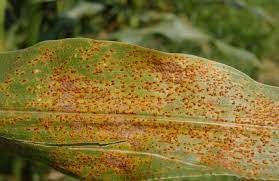
#> input picture test_images/rust.jpeg, 279 x 181 px
$ jupyter execute --allow-errors 'Color Index Test.ipynb'
#> lines starting #> are read from the running program, lines starting #| are printed output that depends on the picture; after the words box and inside, x2 and y2 are one past the last pixel; in counts of white or black regions, pixels touching at a corner belong together
[cell 1]
import cv2
import numpy as np
import matplotlib.pyplot as plt

[cell 2]
image = cv2.cvtColor(cv2.imread('./rust.jpeg'), cv2.COLOR_BGR2RGB)
hsv_image = cv2.cvtColor(image, cv2.COLOR_RGB2HSV)
#> hsv_image: shape (181, 279, 3); mean H, S, V 26.6, 166, 130.8


plt.imshow(image)

[cell 3]
def stretch_contrast(image):
    '''
    Function to perform contrast stretching given an input image.

    Inputs =>
    image : numpy.ndarray representation of the image (must be only one channel)

    Returns =>
    con_image : min-max contrast stretched representation of the input image

    '''

    con_image = np.copy(image).reshape(-1)

    #min intensity
    min_i = np.amin(con_image)
    #max intensity
    max_i = np.amax(con_image)

    for idx, pixel in enumerate(con_image):

        con_image[idx] = 255 * ((pixel - min_i) / (max_i - min_i))

    #reshape and return
    con_image = con_image.reshape(image.shape)
    con_image = con_image.astype("uint8")

    return con_image

[cell 4]
def find_mask_contour_area(image, mask):
    kernel = cv2.getStructuringElement(cv2.MORPH_RECT, (3, 3))
    opening = cv2.morphologyEx(mask, cv2.MORPH_OPEN, kernel, iterations=1)
    # cv2.imshow("opening", opening)
    cnts = cv2.findContours(opening, cv2.RETR_EXTERNAL, cv2.CHAIN_APPROX_SIMPLE)
    cnts = cnts[0] if len(cnts) == 2 else cnts[1]

    area = 0
    for c in cnts:
        area += cv2.contourArea(c)
        cv2.drawContours(image, [c], 0, (0, 0, 0), 2)

    return area

[cell 5]
 # Set threshold
lower_green = (10, 10, 10)
upper_green = (130, 255, 255)


mask = cv2.inRange(hsv_image, lower_green, upper_green)
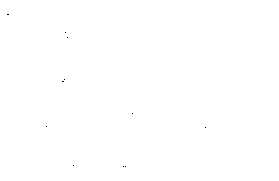
#> mask: shape (181, 279); 100% white; black in thin lines or dots, all inside (x1, y1, x2, y2) = (7, 14, 206, 167)
result = cv2.bitwise_and(image, image, mask=mask)

area = find_mask_contour_area(image, mask)
#> in find_mask_contour_area, `cnts = cv2.findContours(opening, cv2.RETR_EXTERNAL, cv2.CHAIN_APPROX_S..`: cnts = 1 contour; box (x1, y1, x2, y2) and area: (0, 0, 279, 181) 50040
#> in find_mask_contour_area, `cnts = cnts[0] if len(cnts) == 2 else cnts[1]`: cnts = [[[0, 0], [0, 180], [278, 180], [278, 0]]]
#> the loop in find_mask_contour_area, `for c in cnts:` made 1 pass
#> (c, area) on pass 1: ([[0, 0], [0, 180], [278, 180], [278, 0]], 50040)
#> after the loop in find_mask_contour_area, `for c in cnts:`:
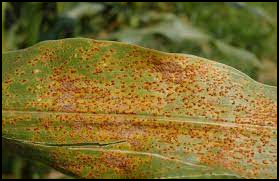
#> image: shape (181, 279, 3); mean R, G, B 123.8, 106.9, 46.4
#> after the loop in find_mask_contour_area, `for c in cnts:`: area = 50040
#> area = 50040
print(area)
#| 50040.0

plt.subplot(1, 2, 1)
plt.imshow(mask, cmap="gray")
plt.subplot(1, 2, 2)
plt.imshow(result)
plt.show()
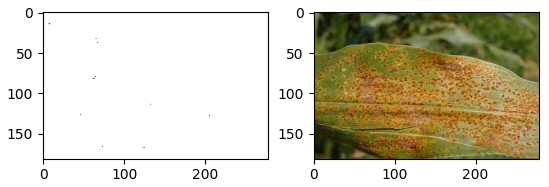
#> figure drawn by matplotlib, 2 panels

$ run again, with test_images/data.jpg copied over test_images/rust.jpeg
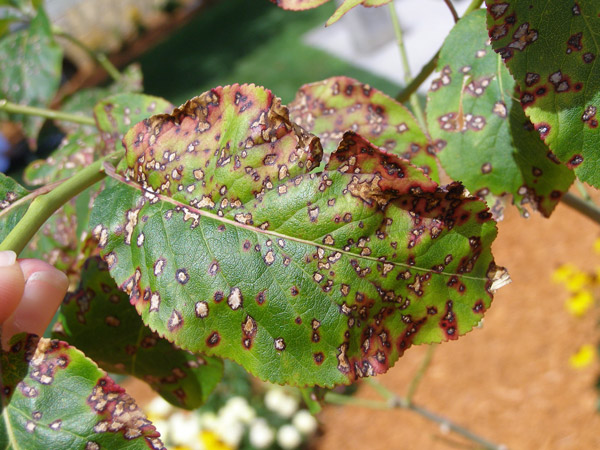
#> input picture test_images/data.jpg, 600 x 450 px
#> hsv_image: shape (450, 600, 3); mean H, S, V 38.2, 124.4, 148.1
#> `mask = cv2.inRange(hsv_image, lower_green, upper_green)`:
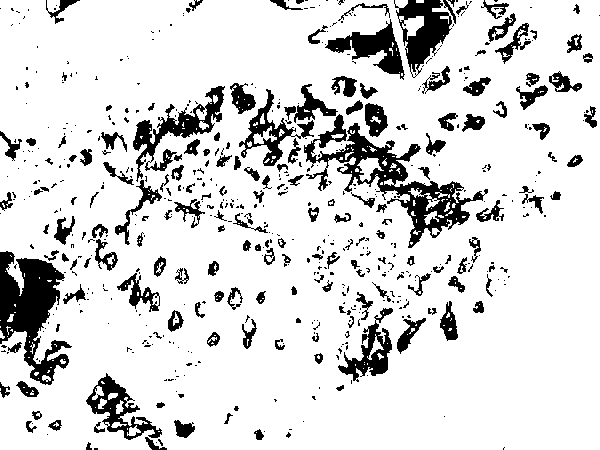
#> mask: shape (450, 600); 85.3% white; 575 black regions (400 under 20 px), largest, box (x1, y1, x2, y2) and area: (304, 114, 488, 248) 5286, (0, 251, 72, 385) 4745, (133, 86, 225, 182) 2238
#> opening: shape (450, 600); 83.6% white; 368 black regions (208 under 20 px)
#> cnts = 26 contours, 11 with area under 20; largest, box (x1, y1, x2, y2) and area: (0, 0, 600, 450) 256212, (8, 261, 24, 288) 183, (450, 0, 466, 13) 86, (92, 386, 104, 400) 56, (129, 428, 140, 436) 54
#> the loop in find_mask_contour_area, `for c in cnts:` made 26 passes
#> area on passes 1 to 8: 29, 82.5, 111.5, 134.5, 185, 226, 261.5, 317.5
#> after the loop in find_mask_contour_area, `for c in cnts:`:
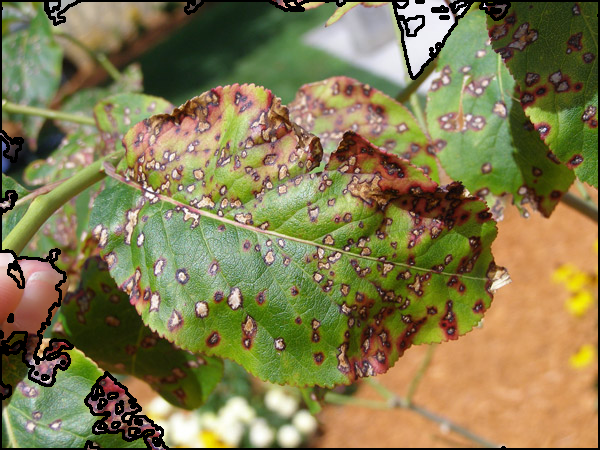
#> image: shape (450, 600, 3); mean R, G, B 131.2, 123, 78.8
#> after the loop in find_mask_contour_area, `for c in cnts:`: area = 257020.5
#| 257020.5

$ run again, with test_images/spot2.jpg copied over test_images/rust.jpeg
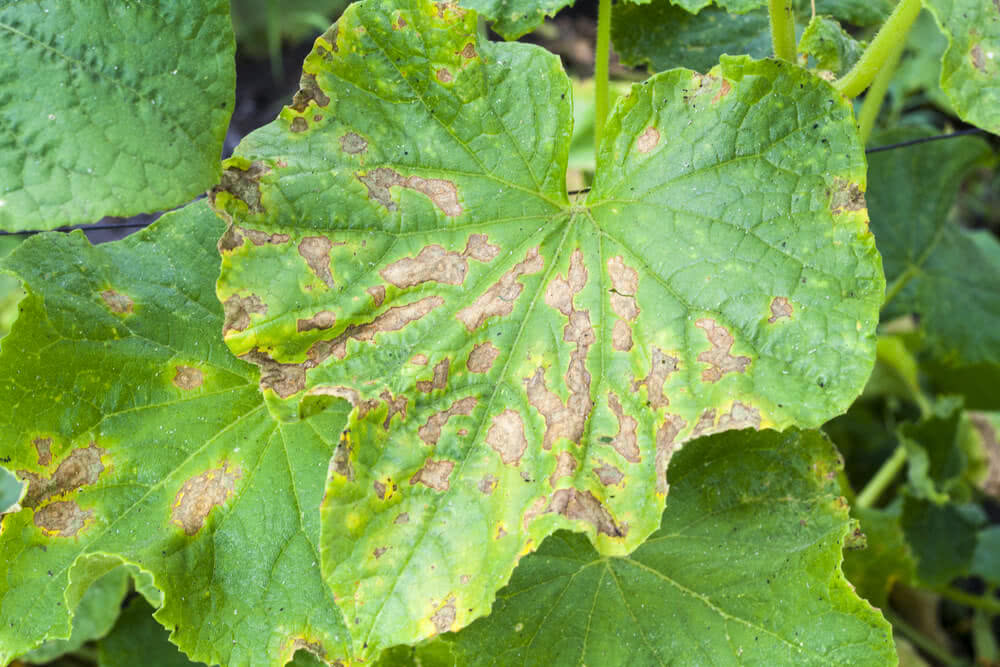
#> input picture test_images/spot2.jpg, 1000 x 667 px
#> hsv_image: shape (667, 1000, 3); mean H, S, V 45.3, 136.6, 165.3
#> `mask = cv2.inRange(hsv_image, lower_green, upper_green)`:
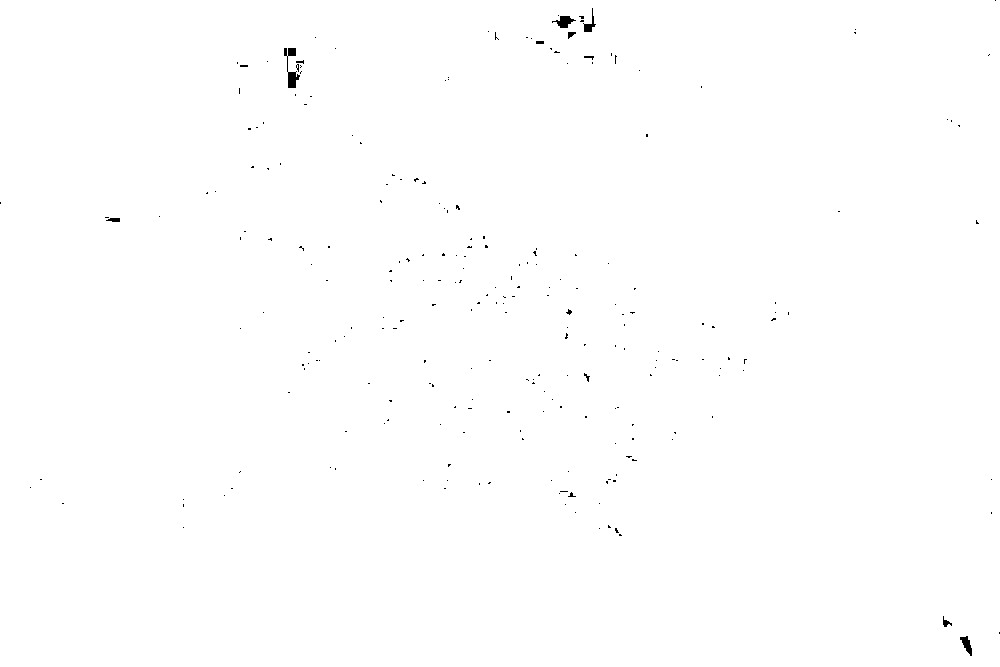
#> mask: shape (667, 1000); 99.8% white; 240 black regions (230 under 20 px), largest, box (x1, y1, x2, y2) and area: (284, 48, 300, 88) 249, (552, 16, 576, 28) 149, (960, 636, 972, 656) 119
#> opening: shape (667, 1000); 99.8% white; 228 black regions (218 under 20 px)
#> cnts = 1 contour; box (x1, y1, x2, y2) and area: (0, 0, 1000, 667) 665329
#> the loop in find_mask_contour_area, `for c in cnts:` made 1 pass
#> area on pass 1: 665329
#> after the loop in find_mask_contour_area, `for c in cnts:`: area = 665329
#| 665329.0
#> `plt.show()`:
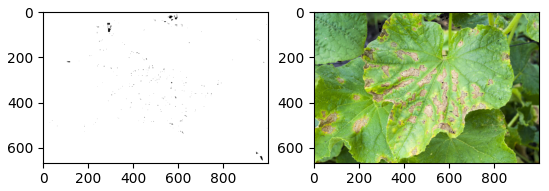
#> figure drawn by matplotlib, 2 panels
